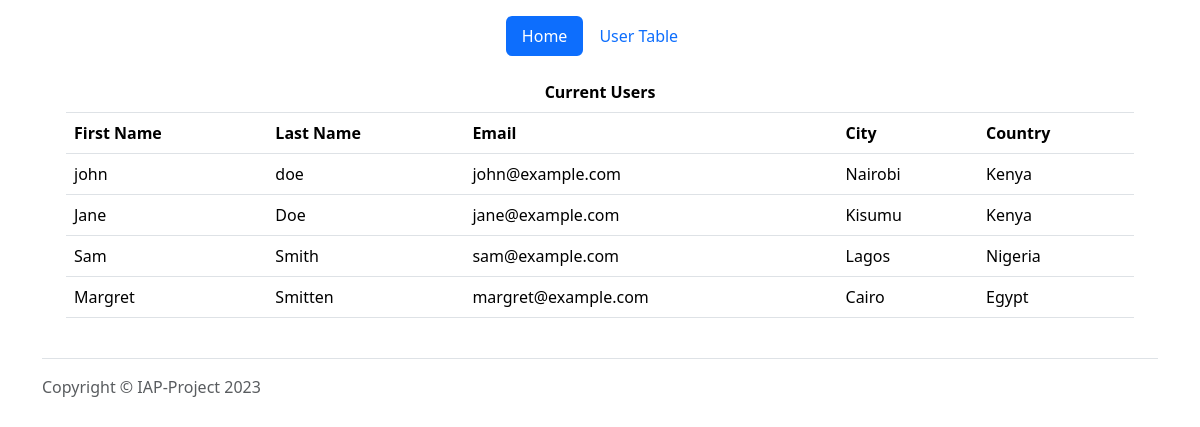
/userDetails.php, run on the app's committed database.
### tables this page shows
CREATE TABLE `users` (
  `userId` int(11) NOT NULL,
  `first_name` varchar(50) NOT NULL,
  `last_name` varchar(50) NOT NULL,
  `email_address` varchar(50) NOT NULL,
  `city` varchar(50) NOT NULL,
  `country` varchar(50) NOT NULL
);

### userDetails.php (called while the page is built)
<?php
require_once "ClassAutoLoad.php";
$OBJ_Layout->header();
$query = "select * from users";
$result = $conn->select($query);
$count = $conn->count_results($query);
$OBJ_Content->user_table($result, $count);
$OBJ_Layout->footer();

### includes/dbConnection.php (called while the page is built, shortened)
<?php
class dbConnection{
    private $connection;
    private $db_type;
    public function __construct($DB_TYPE,$DB_HOST,$DB_NAME,$DB_USER,$DB_PASS,$DB_PORT) {
        $this->db_type      = $DB_TYPE;
    }
    public function connection($DB_TYPE,$DB_HOST,$DB_NAME,$DB_USER,$DB_PASS,$DB_PORT){
        switch ($DB_TYPE) {
            case 'PDO':
                if($DB_PORT<>Null){
                    $DB_HOST.="";
                }
                try {
                    $this->connection = new PDO("mysql:host=$DB_HOST;dbname=$DB_NAME", $DB_USER, $DB_PASS);
                    $this->connection->setAttribute(PDO::ATTR_ERRMODE, PDO::ERRMODE_EXCEPTION);
                } catch(PDOException $e) {
                    die("Connection failed: " . $e->getMessage());
                }
                break;
        }
    }
    public function select($sql){
        switch ($this->db_type) {
            case 'PDO':
                $result = $this->connection->prepare($sql);
                $result->execute();
                return $result->fetchAll();
                break;
        }
    }
}

### ClassAutoLoad.php (called while the page is built, shortened)
<?php
function ClassAutoLoad($ClassName){
    $directories = array("forms", "layouts", "processes", "includes", "contents");
    foreach($directories AS $dir){
        $FileName = dirname(__FILE__) . DIRECTORY_SEPARATOR . $dir . DIRECTORY_SEPARATOR . $ClassName . ".php";
    }
}
$conn = New dbConnection("PDO","localhost","iap_project","root","","3306");

### contents/contents.php (the view)
<?php
class contents
{
    public function user_table($result, $count)
    {
?>
        <div class="table-responsive px-4">
            <table id="current-users" class="table">
                <thead>
                    <tr>
                        <th scope="col" colspan="9" class="text-center">Current Users</th>
                    </tr>
                    <tr>
                        <th scope="col">First Name</th>
                        <th scope="col">Last Name</th>
                        <th scope="col">Email</th>
                        <th scope="col">City</th>
                        <th scope="col">Country</th>
                    </tr>
                </thead>
                <tbody>
                    <?php
                    $i = 0;
                    while ($i < $count) {
                        $f_name = $result[$i]['first_name'];
                        $l_name = $result[$i]['last_name'];
                        $email = $result[$i]['email_address'];
                        $city = $result[$i]['city'];
                        $country = $result[$i]['country'];
                    ?>
                        <tr>
                            <td><?php echo $f_name ?></td>
                            <td><?php echo $l_name ?></td>
                            <td><?php echo $email ?></td>
                            <td><?php echo $city ?></td>
                            <td><?php echo $country ?></td>
                        </tr>
                    <?php
                        $i++;
                    }
                    ?>
                </tbody>
            </table>
        </div>
<?php
    }
}

### layouts/layouts.php (shortened to what this page needs)
<?php
class layouts
{
    public function header()
    {
?>
        <!DOCTYPE html>
        <html lang="en">
        <head>
            <link href="https://cdn.jsdelivr.net/npm/bootstrap@5.3.2/dist/css/bootstrap.min.css" rel="stylesheet">
        </head>
        <body class="container">
            <div>
                <header class="d-flex justify-content-center py-3">
                    <ul class="nav nav-pills">
                        <li class="nav-item"><a href="index.php" class="nav-link active" aria-current="page">Home</a></li>
                        <li class="nav-item"><a href="userDetails.php" class="nav-link">User Table</a></li>
                    </ul>
                </header>
            </div>
        <?php
    }
    public function footer()
    {
        ?>
            <footer class="pt-3 mt-4 text-body-secondary border-top">
                Copyright &copy; <?php print "IAP-Project" . " " . date("Y"); ?>
            </footer>
        </body>
        </html>
<?php
    }
}

### data on the page
users: first_name "john", last_name "doe", email_address "john@example.com", city "Nairobi", country "Kenya"
users: first_name "Jane", last_name "Doe", email_address "jane@example.com", city "Kisumu", country "Kenya"
users: first_name "Sam", last_name "Smith", email_address "sam@example.com", city "Lagos", country "Nigeria"
users: first_name "Margret", last_name "Smitten", email_address "margret@example.com", city "Cairo", country "Egypt"
